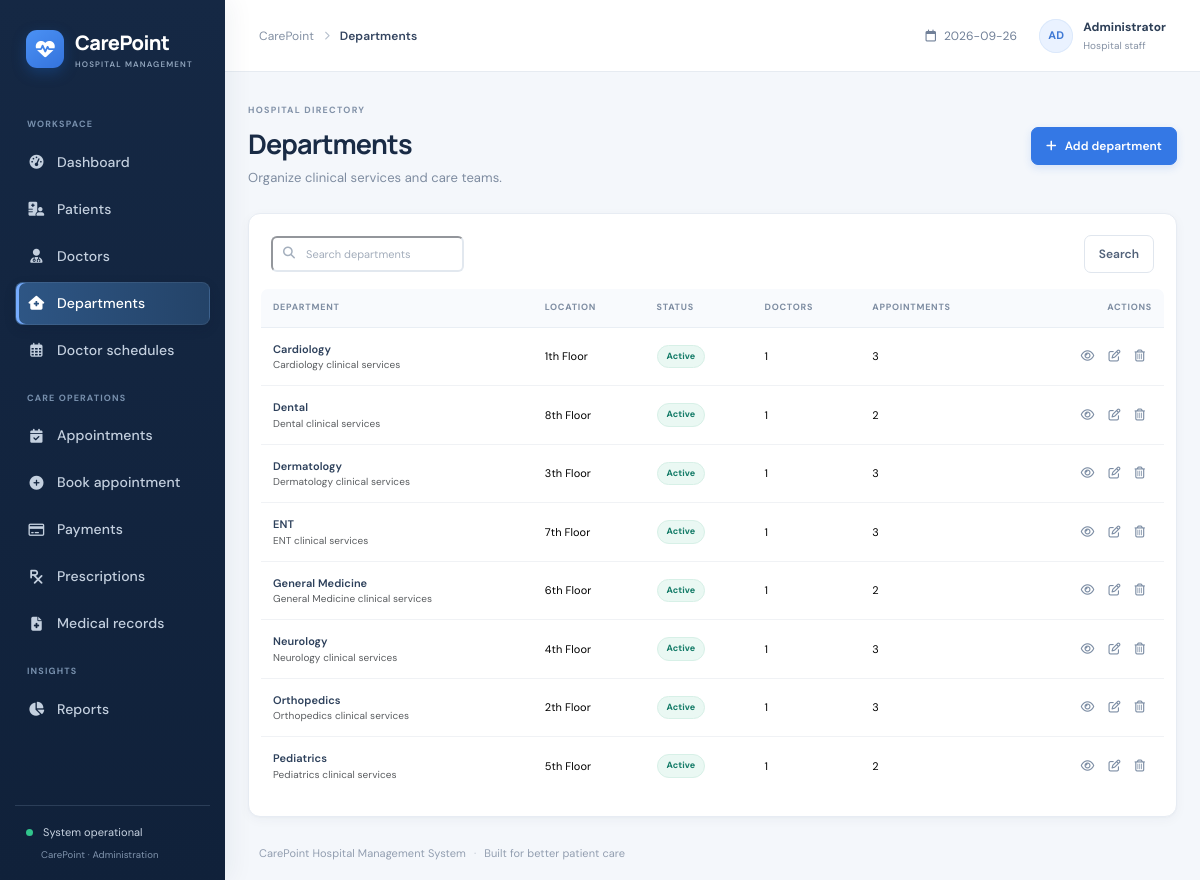
The page /departments on the database its author committed.
### tables this page shows
CREATE TABLE departments(department_id INTEGER PRIMARY KEY, department_name TEXT UNIQUE NOT NULL, description TEXT DEFAULT '', location TEXT DEFAULT '', status TEXT NOT NULL DEFAULT 'Active');

### app.py (the view)
@app.route('/departments')
def departments():
    q=request.args.get('q','').strip()
    return render_template('departments.html',departments=rows('''SELECT d.*,COUNT(DISTINCT doc.doctor_id) doctors,COUNT(DISTINCT a.appointment_id) appointments FROM departments d LEFT JOIN doctors doc USING(department_id) LEFT JOIN appointments a USING(department_id) WHERE d.department_name LIKE ? GROUP BY d.department_id ORDER BY d.department_name''',(f'%{q}%',)),q=q)

### app.py (called while the page is built)
def db():
    conn = sqlite3.connect(DB_PATH, factory=ClosingConnection)
    conn.row_factory = sqlite3.Row
    conn.execute('PRAGMA foreign_keys = ON')
    return conn

def rows(sql, args=()):
    with db() as con:
        return con.execute(sql, args).fetchall()

@app.context_processor
def global_context(): return {'today':date.today().isoformat(), 'statuses':STATUSES, 'days':DAYS}

    def __exit__(self, exc_type, exc, tb):
        try:
            return super().__exit__(exc_type, exc, tb)
        finally:
            self.close()

### templates/departments.html
{% extends 'base.html' %}{% block title %}Departments{% endblock %}{% block page_name %}Departments{% endblock %}{% block content %}
<div class="page-heading"><div><div class="eyebrow">HOSPITAL DIRECTORY</div><h1>Departments</h1><p>Organize clinical services and care teams.</p></div><a class="btn btn-primary" href="{{ url_for('add_department') }}"><i class="fa-solid fa-plus me-2"></i>Add department</a></div>
<section class="panel"><form class="filter-bar"><div class="search-field"><i class="fa-solid fa-magnifying-glass"></i><input name="q" value="{{ q }}" placeholder="Search departments"></div><button class="btn btn-outline-secondary">Search</button></form>
{% if departments %}<div class="table-responsive"><table class="table data-table"><thead><tr><th>DEPARTMENT</th><th>LOCATION</th><th>STATUS</th><th>DOCTORS</th><th>APPOINTMENTS</th><th class="text-end">ACTIONS</th></tr></thead><tbody>{% for d in departments %}<tr><td><a class="table-name" href="{{ url_for('department_view',id=d.department_id) }}">{{ d.department_name }}</a><small class="d-block text-muted">{{ d.description or 'Clinical services' }}</small></td><td>{{ d.location or '—' }}</td><td><span class="status-badge status-{{ d.status|lower }}">{{ d.status }}</span></td><td>{{ d.doctors }}</td><td>{{ d.appointments }}</td><td class="text-end"><a class="icon-action" title="View" href="{{ url_for('department_view',id=d.department_id) }}"><i class="fa-regular fa-eye"></i></a><a class="icon-action" href="{{ url_for('edit_department',id=d.department_id) }}"><i class="fa-regular fa-pen-to-square"></i></a><form class="d-inline" method="post" action="{{ url_for('delete_department',id=d.department_id) }}" data-confirm="Delete {{ d.department_name }}?"><button class="icon-action danger-action"><i class="fa-regular fa-trash-can"></i></button></form></td></tr>{% endfor %}</tbody></table></div>{% else %}<div class="empty-state">No departments found.</div>{% endif %}</section>{% endblock %}

### static/css/style.css (style rules this page uses)
:root { --ink:#172b4d;--muted:#738198;--line:#e9edf3;--bg:#f5f7fb;--blue:#3978e8;--nav:#15263f;--mint:#16a88b }
* { box-sizing:border-box }
body { margin:0;background:var(--bg);color:#253750;font-family:'DM Sans',sans-serif;font-size:14px }
.page-heading { display:flex;align-items:center;justify-content:space-between;gap:20px;margin-bottom:24px }
.eyebrow { font-size:9px;letter-spacing:1.15px;font-weight:700;color:#8897aa;margin-bottom:7px }
.page-heading h1 { font:700 25px Manrope,sans-serif;letter-spacing:-.65px;color:var(--ink);margin:0 }
.page-heading p { margin:6px 0 0;color:#7c899c;font-size:13px }
.btn { border-radius:7px;font-size:12px;font-weight:600;padding:9px 14px }
.btn-primary { background:var(--blue);border-color:var(--blue);box-shadow:0 3px 8px #3978e82a }
.btn-light,.btn-outline-secondary { background:white;border-color:#e2e7ee;color:#52627a }
.metric-card,.panel,.mini-metric { background:white;border:1px solid #ebeff4;border-radius:10px;box-shadow:0 2px 8px #17315a05 }
.panel { padding:19px 20px }
.data-table { font-size:11px;color:#495971;vertical-align:middle;margin:0 }
.data-table thead th { font-size:9px;letter-spacing:.6px;color:#9aa5b5;font-weight:700;border-bottom:1px solid #edf0f4;padding:10px 12px;white-space:nowrap }
.data-table tbody td { padding:12px;border-color:#f0f2f5 }
.data-table tbody tr:last-child td { border-bottom:0 }
.data-table small { font-size:10px }
.table-responsive { margin:0 -10px }
.table-name { color:#2d405b;text-decoration:none;font-weight:600 }
.status-badge { display:inline-block;border-radius:20px;padding:4px 8px;font-size:9px;font-weight:700;background:#edf2f8;color:#607087;white-space:nowrap }
.status-confirmed,.status-active,.status-paid { color:#14866d;background:#e8f7f1 }
.icon-action { background:none;border:0;color:#7c8da4;padding:5px 7px;text-decoration:none;font-size:12px }
.filter-bar { display:flex;gap:9px;align-items:center;margin-bottom:16px;flex-wrap:wrap }
.search-field { position:relative;flex:1;min-width:210px }
.search-field>i { position:absolute;left:12px;top:11px;color:#a4afbd;font-size:12px }
.search-field input { padding-left:33px;padding-right:30px }
.search-field input,.form-control,.form-select { border-color:#e2e8ef;border-radius:6px;min-height:36px;font-size:11px;color:#42536b }
.search-field input::placeholder { color:#a3adbb }

### static/css/polish.css (style rules this page uses)
:root { --ink: #192b45; --muted: #77869b; --line: #e6ebf2; --bg: #f4f7fb; --blue: #3478e5; --nav: #14243d; --mint: #149b82; }
body { background: #f4f7fb; color: #2c3e56; font-family: 'DM Sans', Inter, system-ui, sans-serif; letter-spacing: .005em; }
.page-heading { margin-bottom: 26px; }
.page-heading h1 { font-size: 27px; letter-spacing: -.8px; }
.page-heading p { font-size: 13px; color: #7e8ca0; }
.eyebrow { color: #8292a8; letter-spacing: 1.25px; }
.metric-card, .panel, .mini-metric { border-color: #e7ecf3; box-shadow: 0 3px 12px #1d35510a, 0 1px 2px #1d355106; }
.panel { border-radius: 12px; padding: 21px 22px; }
.data-table { color: #43556d; }
.data-table thead th { background: #f8fafd; border-bottom-color: #e9eef4; color: #7e8da2; font-size: 9px; letter-spacing: .75px; padding-top: 12px; padding-bottom: 12px; }
.data-table thead th:first-child { border-radius: 7px 0 0; }
.data-table thead th:last-child { border-radius: 0 7px 0 0; }
.data-table tbody tr { transition: background .14s ease; }
.data-table tbody td { padding-top: 13px; padding-bottom: 13px; }
.icon-action { border-radius: 6px; transition: background .15s ease, color .15s ease; }
.btn { min-height: 36px; transition: transform .15s ease, box-shadow .15s ease, background .15s ease; }
.btn-primary { background: #3478e5; border-color: #3478e5; }
.btn-light, .btn-outline-secondary { border-color: #e0e6ee; }
.status-badge { border: 1px solid transparent; padding: 4px 9px; font-size: 9px; letter-spacing: .08px; }
.status-confirmed, .status-active, .status-paid { color: #137b67; background: #eaf8f3; border-color: #d7f0e7; }

### rows shown on the page
departments: department_name "Cardiology", description "Cardiology clinical services", location "1th Floor", status "Active", doctors "1", appointments "3"
departments: department_name "Dental", description "Dental clinical services", location "8th Floor", status "Active", doctors "1", appointments "2"
departments: department_name "Dermatology", description "Dermatology clinical services", location "3th Floor", status "Active", doctors "1", appointments "3"
departments: department_name "ENT", description "ENT clinical services", location "7th Floor", status "Active", doctors "1", appointments "3"
departments: department_name "General Medicine", description "General Medicine clinical services", location "6th Floor", status "Active", doctors "1", appointments "2"
departments: department_name "Neurology", description "Neurology clinical services", location "4th Floor", status "Active", doctors "1", appointments "3"
departments: department_name "Orthopedics", description "Orthopedics clinical services", location "2th Floor", status "Active", doctors "1", appointments "3"
departments: department_name "Pediatrics", description "Pediatrics clinical services", location "5th Floor", status "Active", doctors "1", appointments "2"
